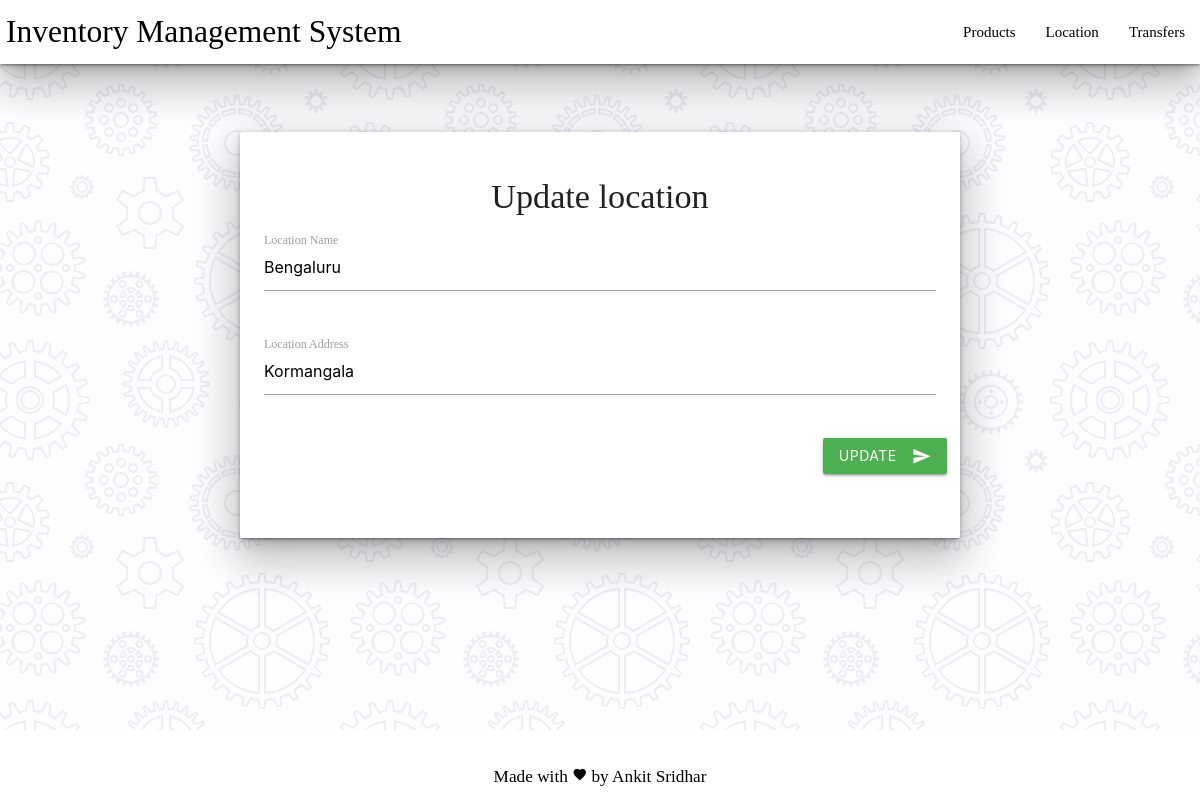
The page /updatelocation/3 on the database as committed earlier.
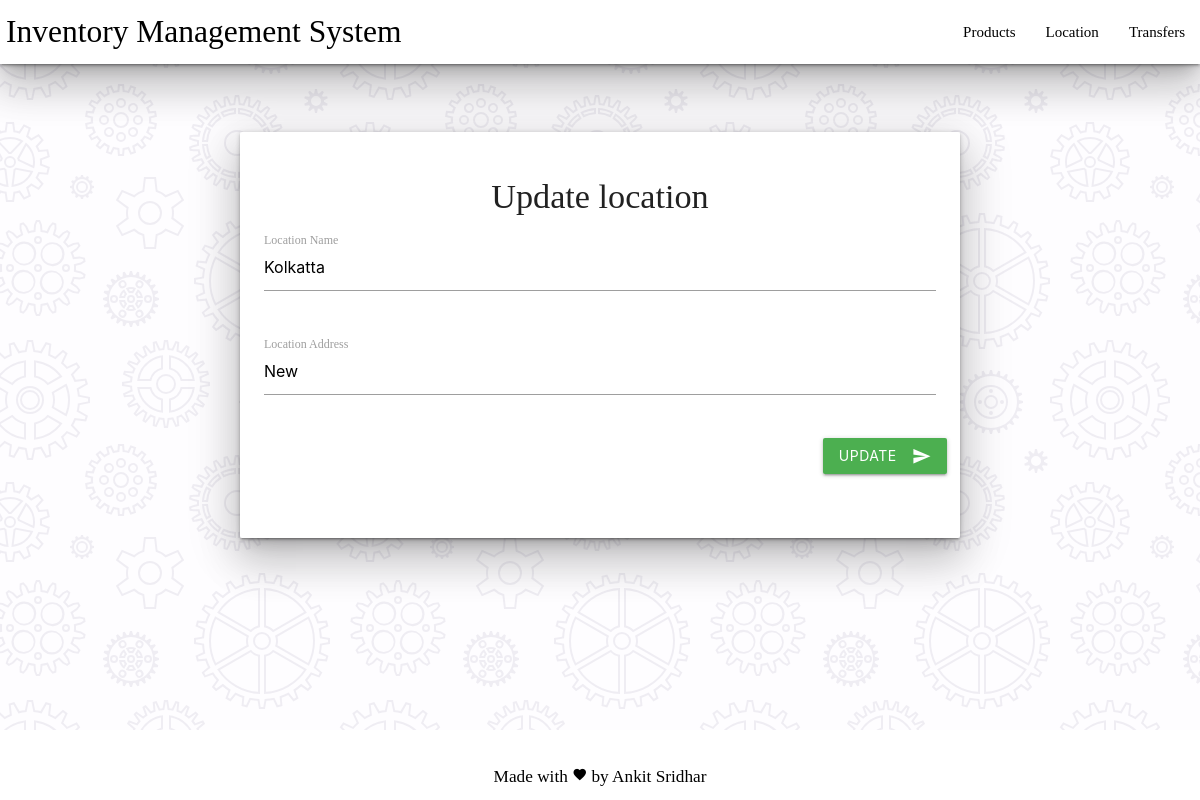
The same page on the database as committed later.
### IMS/models.py (models this page shows, shortened)
class Location(db.Model):
    locationId = db.Column(db.Integer, primary_key= True)
    locationName = db.Column(db.String(20),unique = True, nullable = False)
    locationAddress = db.Column(db.String(50), nullable = False)

### IMS/routes.py (the view)
@app.route('/updatelocation/<int:id>', methods=['GET', 'POST'])
def updatelocation(id):
    _updateLocation = Location.query.get_or_404(id)
    if request.method == 'POST':
        _updateLocation.locationName = request.form['location_name']
        _updateLocation.locationAddress = request.form['location_address']
        Balance.query.filter_by(location=_updateLocation.locationName).update(dict(location=_updateLocation.locationName))
        ProductMovement.query.filter_by(fromLocation=_updateLocation.locationName).update(dict(fromLocation=_updateLocation.locationName))
        ProductMovement.query.filter_by(toLocation=_updateLocation.locationName).update(dict(toLocation=_updateLocation.locationName))
        try:
            db.session.commit()
            flash(f'{_updateLocation.locationName} updated successfully !')
            return redirect('/locations')
        except IntegrityError:
            db.session.rollback()
            flash(f'{_updateLocation.locationName} updated unsuccessfull !')
            return redirect('/locations')
    else:
        return render_template('updatelocation.html', location=_updateLocation)

### IMS/templates/updatelocation.html (shortened to what this page needs)
{% extends 'base.html' %}
{% block body %}
<div class="container" style="padding: 5%;">
    <div class="col s12 m7 z-depth-5">
        <div class="card horizontal">
          <div class="card-stacked">
            <div class="card-content">
                <h4 class="center">Update location</h4>
                <div class="row">
                    <form class="col s12" action="/updatelocation/{{location.locationId}}" method="POST">
                        <div class="row">
                            <div class="input-field col s12">
                                <input name="location_name" type="text" class="validate" value={{location.locationName}}>
                                <label for="location_name">Location Name</label>
                            </div>
                        </div>
                        <div class="row">
                            <div class="input-field col s12">
                                <input name="location_address" type="text" class="validate" value={{location.locationAddress}}>
                                <label for="location_address">Location Address</label>
                            </div>
                        </div>
                        <div class="row right">
                            <button class="btn waves-effect waves-light green" type="submit" name="action">Update<i class="material-icons right">send</i>
                            </button>
                        </div>
                    </form>
                </div>
            </div>
          </div>
        </div>
      </div>
    </div>
{% endblock %}

Rows that differ between the two databases and show on the page:
changed Location: location_name "Bengaluru" → "Kolkatta"; location_address "Kormangala" → (not shown)
Other text that changed with them:
form field location_address: (not shown) → "New"
